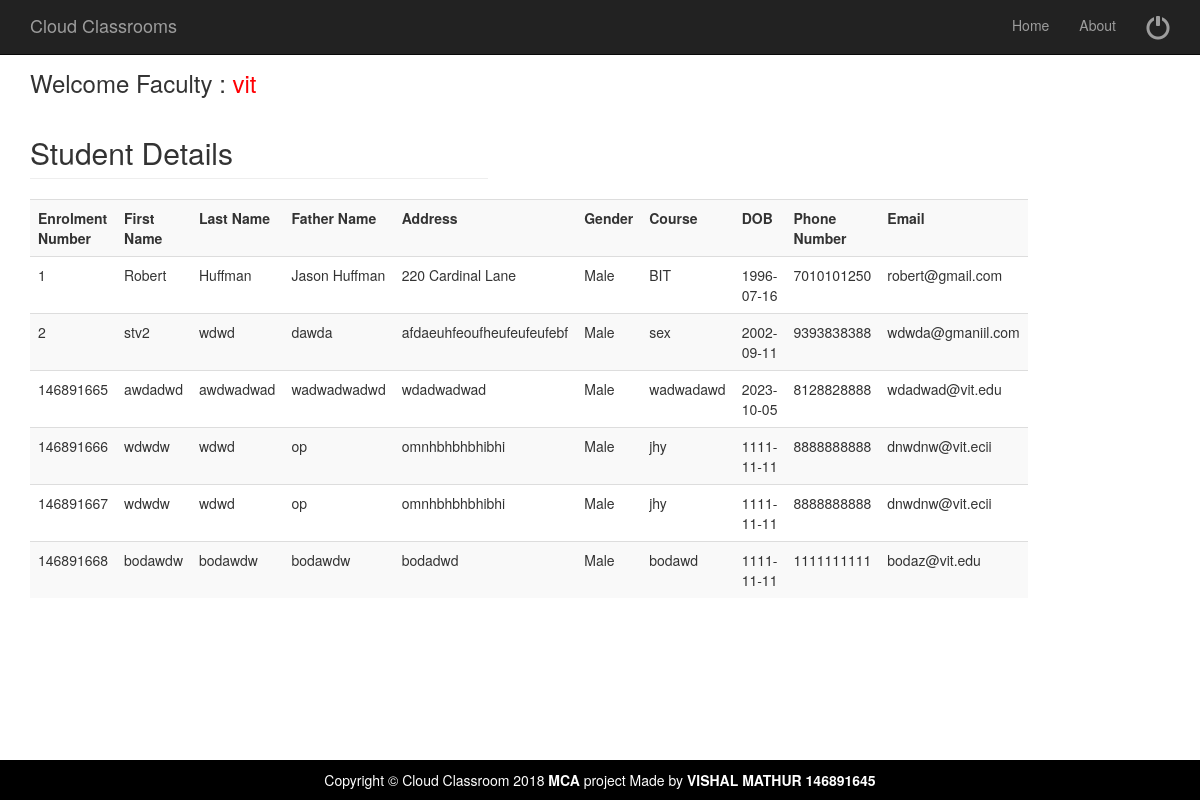
The page /SkyScholar/viewstudentdetails.php (signed in) on the database its author committed.
### tables this page shows
CREATE TABLE IF NOT EXISTS `studenttable` (
  `Eno` bigint NOT NULL AUTO_INCREMENT,
  `FName` varchar(30) NOT NULL,
  `LName` varchar(30) NOT NULL,
  `FaName` varchar(30) NOT NULL,
  `Addrs` text NOT NULL,
  `Gender` varchar(6) NOT NULL,
  `Course` varchar(20) NOT NULL,
  `DOB` date NOT NULL,
  `PhNo` bigint NOT NULL,
  `Pass` varchar(20) NOT NULL,
  `Eid` varchar(50) NOT NULL,
  PRIMARY KEY (`Eno`)
);

### SkyScholar/viewstudentdetails.php (the view, shortened to what this page needs)
<?php
$fname = $_SESSION[ "fname" ];
?>
<?php include('fhead.php');  ?>
<div class="container">
	<div class="row">
		<div class="col-md-5">
			<h3> Welcome Faculty : <a href="welcomefaculty.php"><span style="color:#FF0004"> <?php echo $fname; ?></span></a></h3>
			<?php
			include( "database.php" );
			$sql = "select * from  studenttable";
			$result = mysqli_query( $connect, $sql );
			echo "<h2 class='page-header'>Student Details</h2>";
			echo "<table class='table table-striped' style='width:100%'>
<tr>
<th>Enrolment Number</th>
<th>First Name</th>
<th>Last Name</th>
<th>Father Name</th>
<th>Address</th>
<th>Gender</th>
<th>Course</th>
<th>DOB</th>
<th>Phone Number</th>
<th>Email</th>
</tr>";
			while ( $row = mysqli_fetch_array( $result ) ) {
				?>
			<tr>
				<td>
					<?PHP echo $row['Eno'];?>
				</td>
				<td>
					<?PHP echo $row['FName'];?>
				</td>
				<td>
					<?PHP echo $row['LName'];?>
				</td>
				<td>
					<?PHP echo $row['FaName'];?>
				</td>
				<td>
					<?PHP echo $row['Addrs'];?>
				</td>
				<td>
					<?PHP echo $row['Gender'];?>
				</td>
				<td>
					<?PHP echo $row['Course'];?>
				</td>
				<td>
					<?PHP echo $row['DOB'];?>
				</td>
				<td>
					<?PHP echo $row['PhNo'];?>
				</td>
				<td>
					<?PHP echo $row['Eid'];?>
				</td>
			</tr>
			<?php } ?>
			</table>
		</div>
	</div>
	<?php include('allfoot.php'); ?>

### SkyScholar/fhead.php (shortened to what this page needs)
<!doctype html>
<html lang="en">
<head>
    <link href="css/bootstrap.min.css" rel="stylesheet">
    <link href="css/modern-business.css" rel="stylesheet">
    <link href="font-awesome/css/font-awesome.min.css" rel="stylesheet" type="text/css">
</head>
<body>
<header>
    <nav class="navbar navbar-inverse navbar-fixed-top" role="navigation">
        <div class="container">
            <div class="navbar-header">
                <a class="navbar-brand" href="index">Cloud Classrooms</a>
            </div>
            <div class="collapse navbar-collapse" id="bs-example-navbar-collapse-1">
                <ul class="nav navbar-nav navbar-right">
                    <li>
                        <a href="welcomefaculty">Home</a>
                    </li>
                       <li>
                        <a href="about">About</a>
                    </li>
					 <li>
                        <a href="logoutfaculty" style="font-size: x-large;"><span class="glyphicon glyphicon-off title=" title="logout"></span> </a>
                    </li>
                </ul>
            </div>
        </div>
    </nav>
</header>

### SkyScholar/allfoot.php (shortened to what this page needs)
        <footer>
            <div class="row">
                <div class="col-lg-12">
                    <p class="footer text-center">Copyright &copy; Cloud Classroom 2018  <strong>MCA</strong> project Made by <strong>VISHAL MATHUR 146891645</strong></p>
                </div>
            </div>
        </footer>
    </div>
</body>
</html>

### css/modern-business.css (style rules this page uses)
html, body { height: 100%; }
body { padding-top: 50px; }
footer { margin: 50px 0; }

### SkyScholar/allfoot.php (style rules this page uses)
.footer { background: #000; padding: 10px 0px; color: #fff;position: fixed;left: 0; right: 0;bottom: -10px; }

### rows shown on the page
studenttable: Eno "1", FName "Robert", LName "Huffman", FaName "Jason Huffman", Addrs "220 Cardinal Lane", Gender "Male", Course "BIT", DOB "1996-07-16", PhNo "7010101250", Eid "robert@gmail.com"
studenttable: Eno "2", FName "stv2", LName "wdwd", FaName "dawda", Addrs "afdaeuhfeoufheufeufeufebf", Gender "Male", Course "sex", DOB "2002-09-11", PhNo "9393838388", Eid "wdwda@gmaniil.com"
studenttable: Eno "146891665", FName "awdadwd", LName "awdwadwad", FaName "wadwadwadwd", Addrs "wdadwadwad", Gender "Male", Course "wadwadawd", DOB "2023-10-05", PhNo "8128828888", Eid "wdadwad@vit.edu"
studenttable: Eno "146891666", FName "wdwdw", LName "wdwd", FaName "op", Addrs "omnhbhbhbhibhi", Gender "Male", Course "jhy", DOB "1111-11-11", PhNo "8888888888", Eid "dnwdnw@vit.ecii"
studenttable: Eno "146891667", FName "wdwdw", LName "wdwd", FaName "op", Addrs "omnhbhbhbhibhi", Gender "Male", Course "jhy", DOB "1111-11-11", PhNo "8888888888", Eid "dnwdnw@vit.ecii"
studenttable: Eno "146891668", FName "bodawdw", LName "bodawdw", FaName "bodawdw", Addrs "bodadwd", Gender "Male", Course "bodawd", DOB "1111-11-11", PhNo "1111111111", Eid "bodaz@vit.edu"

### other values the page prints
$fname "vit"
